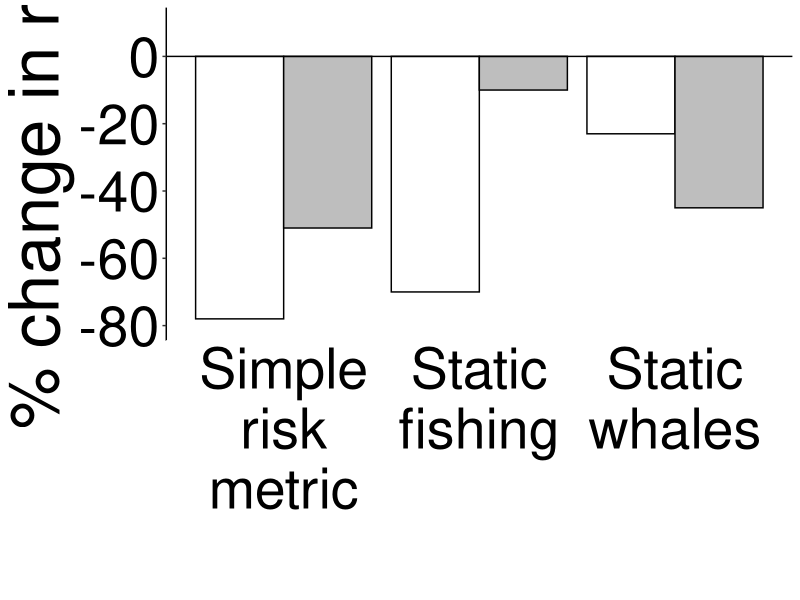
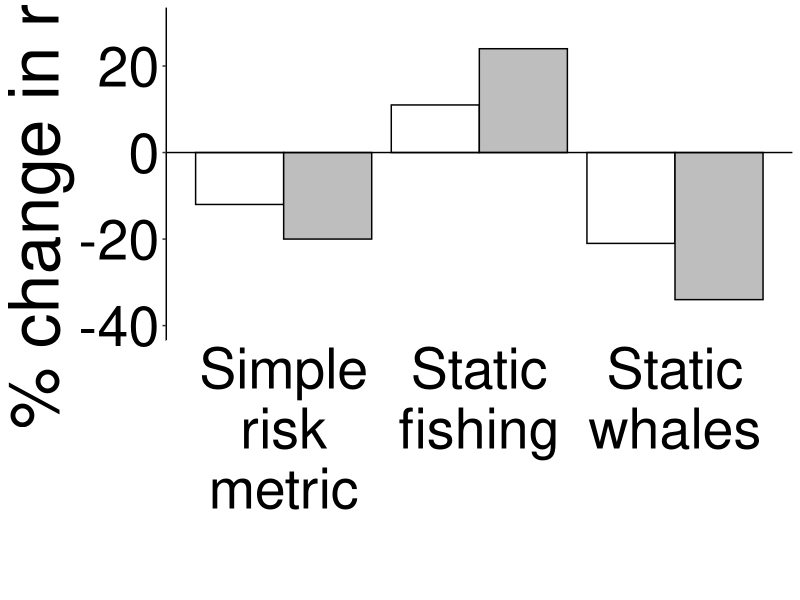
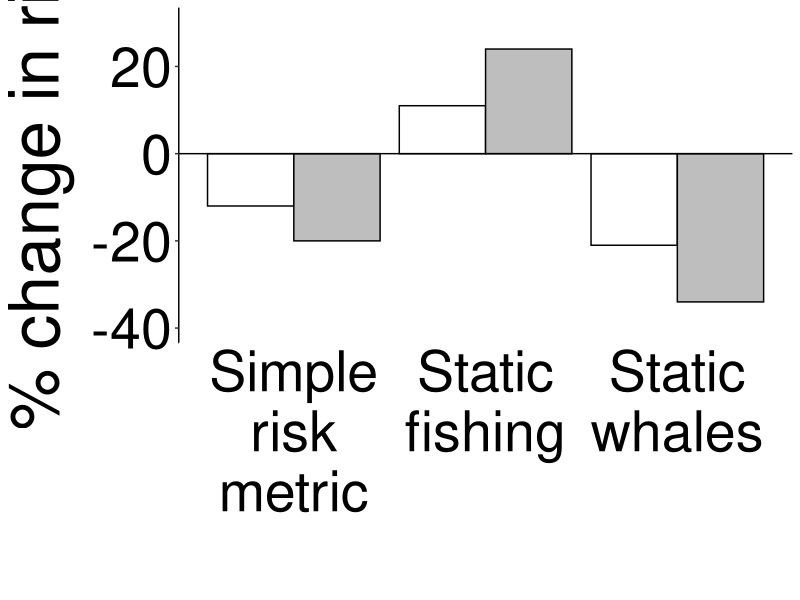

Source code (R) for these figures, in order:
# Figure 2 - % change in risk in differnet scenarios
# (simple overlap risk metric, hypothetical static fishing effort scenario, hypothetical static whale distribtuion scenario)

#-----------------------------------------------------------------------------------

library(tidyverse)
library(here)
library(viridis)
library(stringr) 
library(ggpubr)

#-----------------------------------------------------------------------------------

# the data exists in different scripts, but all % change values are in Table 1
# manually put into a df



df_percent_change_in_risk <- data.frame(
                                  Species = c("Humpback whale", "Humpback whale", "Humpback whale", "Humpback whale", "Humpback whale", "Humpback whale",
                                           "Blue whale", "Blue whale", "Blue whale", "Blue whale", "Blue whale", "Blue whale"),
                                  Scenario = c("Simple risk metric", "Static fishing", "Static whales", "Simple risk metric", "Static fishing", "Static whales",
                                               "Simple risk metric", "Static fishing", "Static whales", "Simple risk metric", "Static fishing", "Static whales"),
                                  Comparison = c("Pre-regulations vs 2019", "Pre-regulations vs 2019", "Pre-regulations vs 2019", "Pre-regulations vs 2020", "Pre-regulations vs 2020", "Pre-regulations vs 2020",
                                                 "Pre-regulations vs 2019", "Pre-regulations vs 2019", "Pre-regulations vs 2019", "Pre-regulations vs 2020", "Pre-regulations vs 2020", "Pre-regulations vs 2020"),
                                  Percent_change = c(-78, -70, -23, -51, -10, -45,
                                                     -12, 11, -21, -20, 24, -34)
                                  )




df_percent_change_in_risk_HW <- df_percent_change_in_risk %>% 
  filter(Species == "Humpback whale")

plot_percent_change_HW <- ggplot(df_percent_change_in_risk_HW, aes(x=Scenario, y=Percent_change, fill=Comparison)) + 
  geom_bar(stat='identity',color="black", position=position_dodge())  +
  scale_fill_manual(name="Comparison", 
                    labels = c("Pre-regulations vs 2019", "Pre-regulations vs 2020"), 
                    values = c("Pre-regulations vs 2019"="white", "Pre-regulations vs 2020"="grey")) + 
  scale_x_discrete(labels = function(x) str_wrap(x, width = 10)) +
  ylim(-80, 10) + 
  ylab("% change in risk") + 
  xlab("") + 
  geom_hline(yintercept=0)+
  theme_classic() +
  theme(legend.title = element_blank(),
        #title = element_text(size = 26),
        legend.text = element_text(size = 25),
        #legend.position = c(.85, .25),
        legend.position = "none",
        axis.text.x = element_text(hjust = 0.5,size = 40, angle = 0,color="black"),
        #axis.text.x=element_blank(),
        axis.ticks.x=element_blank(),
        axis.line.x = element_line(color="white"),
        axis.text.y = element_text(size = 40,color="black"),
        axis.title = element_text(size = 50),
        strip.text = element_text(size=40),
        strip.background = element_blank(),
        strip.placement = "left"
  ) 
plot_percent_change_HW



df_percent_change_in_risk_BW <- df_percent_change_in_risk %>% 
  filter(Species == "Blue whale")

plot_percent_change_BW <- ggplot(df_percent_change_in_risk_BW, aes(x=Scenario, y=Percent_change, fill=Comparison)) + 
  geom_bar(stat='identity',color="black", position=position_dodge())  +
  scale_fill_manual(name="Comparison", 
                    labels = c("Pre-regulations vs 2019", "Pre-regulations vs 2020"), 
                    values = c("Pre-regulations vs 2019"="white", "Pre-regulations vs 2020"="grey")) + 
  scale_x_discrete(labels = function(x) str_wrap(x, width = 10)) +
  ylim(-40, 30) + 
  ylab("% change in risk") + 
  xlab("") + 
  geom_hline(yintercept=0)+
  theme_classic() +
  theme(legend.title = element_blank(),
        #title = element_text(size = 26),
        legend.text = element_text(size = 25),
        #legend.position = c(.8, .85),
        legend.position = "none",
        axis.text.x = element_text(hjust = 0.5,size = 40, angle = 0,color="black"),
        #axis.text.x=element_blank(),
        axis.ticks.x=element_blank(),
        axis.line.x = element_line(color="white"),
        axis.text.y = element_text(size = 40,color="black"),
        axis.title = element_text(size = 50),
        strip.text = element_text(size=40),
        strip.background = element_blank(),
        strip.placement = "left"
  ) 
plot_percent_change_BW



# save plots
path_figures <- "C:/Users/Leena.Riekkola/Projects/NOAA data/maps_ts_whales/figures"
png(paste0(path_figures, "/BW_percent_change_in_risk.png"), width = 22, height = 18, units = "in", res = 400)
ggarrange(plot_percent_change_BW,
          ncol=1,
          nrow=1
          #legend="top",
          #labels="auto",
          #vjust=8,
          #hjust=-0.2
)
invisible(dev.off())
























